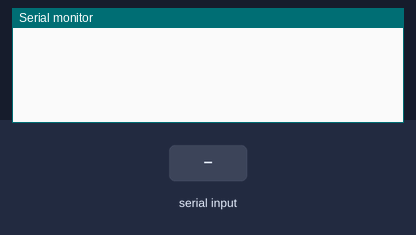
Simulated run of this sketch. Board: Arduino Uno, built with avr-gcc and run on an emulated ATmega328P. Shown: the last lines printed to the serial monitor. The inputs (shaded band) are chosen by the test bench.

Above: at 1.2 s.
1.3 s: "90,45\n" received over Serial
At 2.2 s:
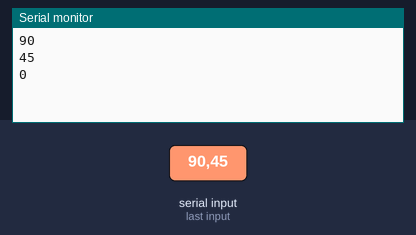
2.8 s: "30,150\n" received over Serial
At 3.3 s:
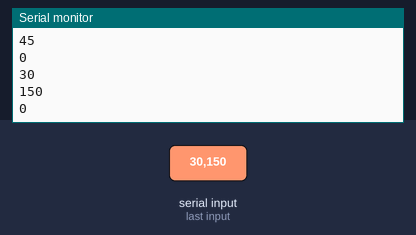
Timing chart, 0 to 5.8 s (numbered marks = the images above; inputs shaded):
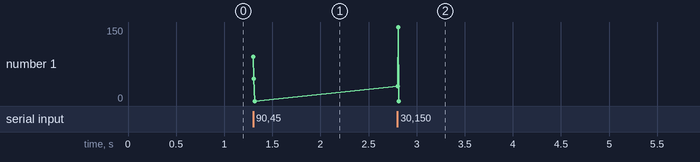

Measured:
- after the input at 1.3 s, the serial monitor: prints a new line at once (image 1)
- after the input at 2.8 s, the serial monitor: prints a new line at once (image 2)

The sketch:

ParseInt.ino
```cpp
void setup() {
  // put your setup code here, to run once:
  Serial.begin(9600);
  // set a timeout of 10 ms for parsing numbers
  // from the incoming serial string:
  Serial.setTimeout(10);
}

void loop() {
  // look for an integer in the incoming serial string:
  while (Serial.available()) {
    int x = Serial.parseInt();
    Serial.println(x);
  }
}
```
